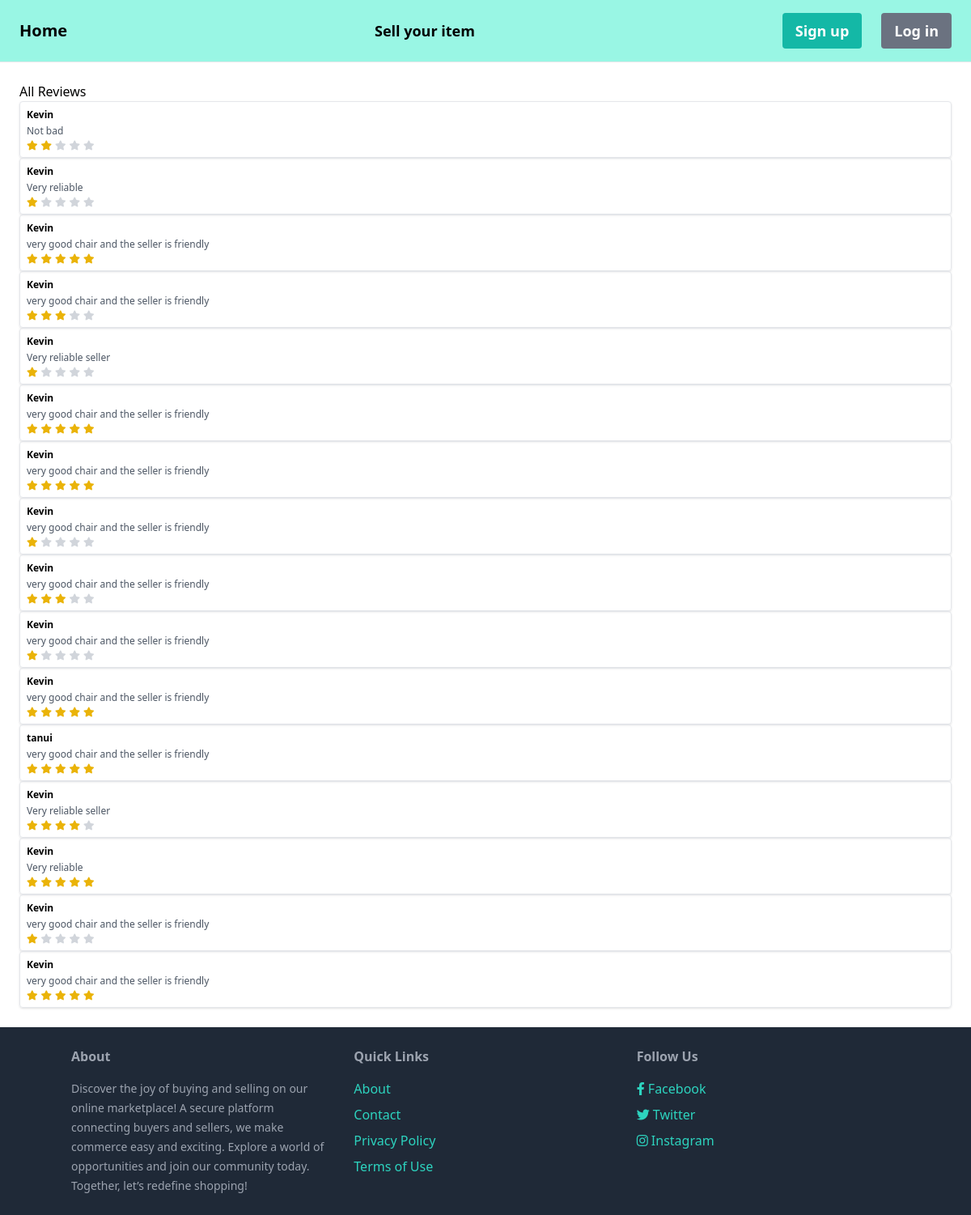
The app's page /items/items/reviews/3/ with its own data.
### item/models.py (models this page shows, shortened)
class Review(models.Model):
    item = models.ForeignKey(Item, on_delete=models.CASCADE, related_name='reviews')
    user = models.ForeignKey(User, on_delete=models.PROTECT)
    rating = models.IntegerField()
    review_desp = models.CharField(max_length=100)
    time = models.DateTimeField(auto_now_add=True)

### item/views.py (the view)
# urls.py: path('items/reviews/<int:pk>/', views.all_reviews, name='all_reviews'),
def all_reviews(request,pk):
    item = get_object_or_404(Item, pk=pk)
    reviews = Review.objects.filter(item=item).order_by('-time')
    stars = range(1, 6)
    return render(request, 'item/reviews.html', {'reviews': reviews,'stars': stars,})

### item/templates/item/reviews.html (shortened to what this page needs)
{% extends 'core/base.html' %}
{% block content %}
  <h1>All Reviews</h1>
  {% for review in reviews %}
  <div class="p-2 border rounded shadow text-xs">
    <h3 class="text-md font-semibold">{{ review.user.username }}</h3>
    <p class="mt-1 text-gray-600">{{ review.review_desp }}</p>
    <div class="mt-1 flex space-x-1">
        {% for star in stars %}
            {% if review.rating >= star %}
                <i class="fas fa-star text-yellow-500"></i>
            {% else %}
                <i class="fas fa-star text-gray-300"></i>
            {% endif %}
        {% endfor %}
    </div>
</div>
  {% endfor %}
{% endblock %}

### records on screen
Review: user.username "Kevin", review_desp "Not bad", rating 2 (drawn)
Review: user.username "Kevin", review_desp "Very reliable", rating 1 (drawn)
Review: user.username "Kevin", review_desp "very good chair and the seller is friendly"
Review: user.username "Kevin", review_desp "very good chair and the seller is friendly", rating 3 (drawn)
Review: user.username "Kevin", review_desp "Very reliable seller", rating 1 (drawn)
Review: user.username "Kevin", review_desp "very good chair and the seller is friendly"
Review: user.username "Kevin", review_desp "very good chair and the seller is friendly"
Review: user.username "Kevin", review_desp "very good chair and the seller is friendly", rating 1 (drawn)
Review: user.username "Kevin", review_desp "very good chair and the seller is friendly", rating 3 (drawn)
Review: user.username "Kevin", review_desp "very good chair and the seller is friendly", rating 1 (drawn)
Review: user.username "Kevin", review_desp "very good chair and the seller is friendly"
Review: user.username "tanui", review_desp "very good chair and the seller is friendly"
Review: user.username "Kevin", review_desp "Very reliable seller", rating 4 (drawn)
Review: user.username "Kevin", review_desp "Very reliable"
Review: user.username "Kevin", review_desp "very good chair and the seller is friendly", rating 1 (drawn)
Review: user.username "Kevin", review_desp "very good chair and the seller is friendly"
